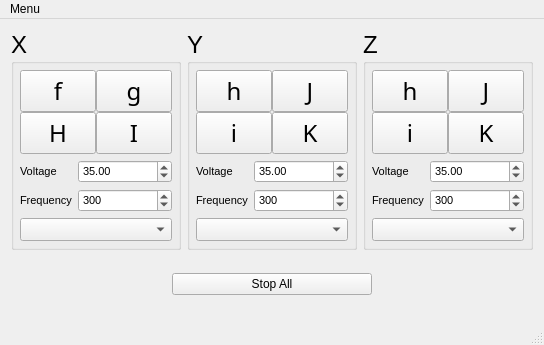
<?xml version="1.0" encoding="UTF-8"?>
<ui version="4.0">
 <class>MainWindow</class>
 <widget class="QMainWindow" name="MainWindow">
  <property name="geometry">
   <rect>
    <x>0</x>
    <y>0</y>
    <width>544</width>
    <height>345</height>
   </rect>
  </property>
  <property name="windowTitle">
   <string>MainWindow</string>
  </property>
  <widget class="QWidget" name="centralWidget">
   <layout class="QVBoxLayout" name="verticalLayout_5">
    <item>
     <layout class="QHBoxLayout" name="horizontalLayout_3">
      <property name="spacing">
       <number>6</number>
      </property>
      <property name="sizeConstraint">
       <enum>QLayout::SetDefaultConstraint</enum>
      </property>
      <property name="bottomMargin">
       <number>0</number>
      </property>
      <item>
       <widget class="QGroupBox" name="groupBox">
        <property name="maximumSize">
         <size>
          <width>16777215</width>
          <height>250</height>
         </size>
        </property>
        <property name="font">
         <font>
          <pointsize>18</pointsize>
         </font>
        </property>
        <property name="title">
         <string>X</string>
        </property>
        <layout class="QVBoxLayout" name="verticalLayout">
         <property name="leftMargin">
          <number>6</number>
         </property>
         <property name="topMargin">
          <number>6</number>
         </property>
         <property name="rightMargin">
          <number>6</number>
         </property>
         <property name="bottomMargin">
          <number>6</number>
         </property>
         <item>
          <layout class="QGridLayout" name="gridLayout_2">
           <property name="spacing">
            <number>0</number>
           </property>
           <item row="1" column="0">
            <widget class="QPushButton" name="buzz_down_x">
             <property name="minimumSize">
              <size>
               <width>40</width>
               <height>40</height>
              </size>
             </property>
             <property name="maximumSize">
              <size>
               <width>80</width>
               <height>80</height>
              </size>
             </property>
             <property name="font">
              <font>
               <family>Wingdings 3</family>
               <pointsize>18</pointsize>
              </font>
             </property>
             <property name="focusPolicy">
              <enum>Qt::NoFocus</enum>
             </property>
             <property name="text">
              <string>H</string>
             </property>
            </widget>
           </item>
           <item row="0" column="0">
            <widget class="QPushButton" name="step_down_x">
             <property name="minimumSize">
              <size>
               <width>40</width>
               <height>40</height>
              </size>
             </property>
             <property name="maximumSize">
              <size>
               <width>80</width>
               <height>80</height>
              </size>
             </property>
             <property name="font">
              <font>
               <family>Wingdings 3</family>
               <pointsize>18</pointsize>
              </font>
             </property>
             <property name="focusPolicy">
              <enum>Qt::NoFocus</enum>
             </property>
             <property name="text">
              <string>f</string>
             </property>
            </widget>
           </item>
           <item row="0" column="1">
            <widget class="QPushButton" name="step_up_x">
             <property name="minimumSize">
              <size>
               <width>40</width>
               <height>40</height>
              </size>
             </property>
             <property name="maximumSize">
              <size>
               <width>80</width>
               <height>80</height>
              </size>
             </property>
             <property name="font">
              <font>
               <family>Wingdings 3</family>
               <pointsize>18</pointsize>
              </font>
             </property>
             <property name="focusPolicy">
              <enum>Qt::NoFocus</enum>
             </property>
             <property name="text">
              <string>g</string>
             </property>
            </widget>
           </item>
           <item row="1" column="1">
            <widget class="QPushButton" name="buzz_up_x">
             <property name="minimumSize">
              <size>
               <width>40</width>
               <height>40</height>
              </size>
             </property>
             <property name="maximumSize">
              <size>
               <width>80</width>
               <height>80</height>
              </size>
             </property>
             <property name="font">
              <font>
               <family>Wingdings 3</family>
               <pointsize>18</pointsize>
              </font>
             </property>
             <property name="focusPolicy">
              <enum>Qt::NoFocus</enum>
             </property>
             <property name="text">
              <string>I</string>
             </property>
            </widget>
           </item>
          </layout>
         </item>
         <item>
          <layout class="QFormLayout" name="formLayout">
           <property name="sizeConstraint">
            <enum>QLayout::SetDefaultConstraint</enum>
           </property>
           <item row="0" column="0">
            <widget class="QLabel" name="voltageLabel">
             <property name="font">
              <font>
               <pointsize>8</pointsize>
              </font>
             </property>
             <property name="text">
              <string>Voltage</string>
             </property>
            </widget>
           </item>
           <item row="0" column="1">
            <widget class="QDoubleSpinBox" name="voltage_x">
             <property name="font">
              <font>
               <pointsize>8</pointsize>
              </font>
             </property>
             <property name="minimum">
              <double>15.000000000000000</double>
             </property>
             <property name="maximum">
              <double>50.000000000000000</double>
             </property>
             <property name="value">
              <double>35.000000000000000</double>
             </property>
            </widget>
           </item>
           <item row="1" column="0">
            <widget class="QLabel" name="frequencyLabel">
             <property name="font">
              <font>
               <pointsize>8</pointsize>
              </font>
             </property>
             <property name="text">
              <string>Frequency</string>
             </property>
            </widget>
           </item>
           <item row="1" column="1">
            <widget class="QSpinBox" name="frequency_x">
             <property name="font">
              <font>
               <pointsize>8</pointsize>
              </font>
             </property>
             <property name="accelerated">
              <bool>true</bool>
             </property>
             <property name="minimum">
              <number>1</number>
             </property>
             <property name="maximum">
              <number>10000</number>
             </property>
             <property name="singleStep">
              <number>10</number>
             </property>
             <property name="value">
              <number>300</number>
             </property>
            </widget>
           </item>
          </layout>
         </item>
         <item>
          <widget class="QComboBox" name="speed_x">
           <property name="font">
            <font>
             <pointsize>10</pointsize>
            </font>
           </property>
          </widget>
         </item>
        </layout>
       </widget>
      </item>
      <item>
       <widget class="QGroupBox" name="groupBox_3">
        <property name="maximumSize">
         <size>
          <width>16777215</width>
          <height>250</height>
         </size>
        </property>
        <property name="font">
         <font>
          <pointsize>18</pointsize>
         </font>
        </property>
        <property name="title">
         <string>Y</string>
        </property>
        <layout class="QVBoxLayout" name="verticalLayout_3">
         <property name="leftMargin">
          <number>6</number>
         </property>
         <property name="topMargin">
          <number>6</number>
         </property>
         <property name="rightMargin">
          <number>6</number>
         </property>
         <property name="bottomMargin">
          <number>6</number>
         </property>
         <item>
          <layout class="QGridLayout" name="gridLayout_4">
           <property name="spacing">
            <number>0</number>
           </property>
           <item row="1" column="0">
            <widget class="QPushButton" name="step_down_y">
             <property name="minimumSize">
              <size>
               <width>40</width>
               <height>40</height>
              </size>
             </property>
             <property name="maximumSize">
              <size>
               <width>80</width>
               <height>80</height>
              </size>
             </property>
             <property name="font">
              <font>
               <family>Wingdings 3</family>
               <pointsize>18</pointsize>
              </font>
             </property>
             <property name="focusPolicy">
              <enum>Qt::NoFocus</enum>
             </property>
             <property name="text">
              <string>i</string>
             </property>
            </widget>
           </item>
           <item row="0" column="0">
            <widget class="QPushButton" name="step_up_y">
             <property name="minimumSize">
              <size>
               <width>40</width>
               <height>40</height>
              </size>
             </property>
             <property name="maximumSize">
              <size>
               <width>80</width>
               <height>80</height>
              </size>
             </property>
             <property name="font">
              <font>
               <family>Wingdings 3</family>
               <pointsize>18</pointsize>
              </font>
             </property>
             <property name="focusPolicy">
              <enum>Qt::NoFocus</enum>
             </property>
             <property name="text">
              <string>h</string>
             </property>
            </widget>
           </item>
           <item row="0" column="1">
            <widget class="QPushButton" name="buzz_up_y">
             <property name="minimumSize">
              <size>
               <width>40</width>
               <height>40</height>
              </size>
             </property>
             <property name="maximumSize">
              <size>
               <width>80</width>
               <height>80</height>
              </size>
             </property>
             <property name="font">
              <font>
               <family>Wingdings 3</family>
               <pointsize>18</pointsize>
              </font>
             </property>
             <property name="focusPolicy">
              <enum>Qt::NoFocus</enum>
             </property>
             <property name="text">
              <string>J</string>
             </property>
            </widget>
           </item>
           <item row="1" column="1">
            <widget class="QPushButton" name="buzz_down_y">
             <property name="minimumSize">
              <size>
               <width>40</width>
               <height>40</height>
              </size>
             </property>
             <property name="maximumSize">
              <size>
               <width>80</width>
               <height>80</height>
              </size>
             </property>
             <property name="font">
              <font>
               <family>Wingdings 3</family>
               <pointsize>18</pointsize>
              </font>
             </property>
             <property name="focusPolicy">
              <enum>Qt::NoFocus</enum>
             </property>
             <property name="text">
              <string>K</string>
             </property>
            </widget>
           </item>
          </layout>
         </item>
         <item>
          <layout class="QFormLayout" name="formLayout_3">
           <property name="sizeConstraint">
            <enum>QLayout::SetDefaultConstraint</enum>
           </property>
           <item row="0" column="0">
            <widget class="QLabel" name="voltage_label_y">
             <property name="font">
              <font>
               <pointsize>8</pointsize>
              </font>
             </property>
             <property name="text">
              <string>Voltage</string>
             </property>
            </widget>
           </item>
           <item row="0" column="1">
            <widget class="QDoubleSpinBox" name="voltage_y">
             <property name="font">
              <font>
               <pointsize>8</pointsize>
              </font>
             </property>
             <property name="minimum">
              <double>15.000000000000000</double>
             </property>
             <property name="maximum">
              <double>50.000000000000000</double>
             </property>
             <property name="value">
              <double>35.000000000000000</double>
             </property>
            </widget>
           </item>
           <item row="1" column="0">
            <widget class="QLabel" name="frequencyLabel_3">
             <property name="font">
              <font>
               <pointsize>8</pointsize>
              </font>
             </property>
             <property name="text">
              <string>Frequency</string>
             </property>
            </widget>
           </item>
           <item row="1" column="1">
            <widget class="QSpinBox" name="frequency_y">
             <property name="font">
              <font>
               <pointsize>8</pointsize>
              </font>
             </property>
             <property name="accelerated">
              <bool>true</bool>
             </property>
             <property name="minimum">
              <number>1</number>
             </property>
             <property name="maximum">
              <number>10000</number>
             </property>
             <property name="singleStep">
              <number>10</number>
             </property>
             <property name="value">
              <number>300</number>
             </property>
            </widget>
           </item>
          </layout>
         </item>
         <item>
          <widget class="QComboBox" name="speed_y">
           <property name="font">
            <font>
             <pointsize>10</pointsize>
            </font>
           </property>
          </widget>
         </item>
        </layout>
       </widget>
      </item>
      <item>
       <widget class="QGroupBox" name="groupBox_2">
        <property name="sizePolicy">
         <sizepolicy hsizetype="Preferred" vsizetype="Minimum">
          <horstretch>0</horstretch>
          <verstretch>0</verstretch>
         </sizepolicy>
        </property>
        <property name="maximumSize">
         <size>
          <width>16777215</width>
          <height>250</height>
         </size>
        </property>
        <property name="font">
         <font>
          <pointsize>18</pointsize>
         </font>
        </property>
        <property name="title">
         <string>Z</string>
        </property>
        <layout class="QVBoxLayout" name="verticalLayout_2">
         <property name="leftMargin">
          <number>6</number>
         </property>
         <property name="topMargin">
          <number>6</number>
         </property>
         <property name="rightMargin">
          <number>6</number>
         </property>
         <property name="bottomMargin">
          <number>6</number>
         </property>
         <item>
          <layout class="QGridLayout" name="gridLayout_3">
           <property name="spacing">
            <number>0</number>
           </property>
           <item row="1" column="0">
            <widget class="QPushButton" name="step_down_z">
             <property name="minimumSize">
              <size>
               <width>40</width>
               <height>40</height>
              </size>
             </property>
             <property name="maximumSize">
              <size>
               <width>80</width>
               <height>80</height>
              </size>
             </property>
             <property name="font">
              <font>
               <family>Wingdings 3</family>
               <pointsize>18</pointsize>
              </font>
             </property>
             <property name="focusPolicy">
              <enum>Qt::NoFocus</enum>
             </property>
             <property name="text">
              <string>i</string>
             </property>
            </widget>
           </item>
           <item row="0" column="0">
            <widget class="QPushButton" name="step_up_z">
             <property name="minimumSize">
              <size>
               <width>40</width>
               <height>40</height>
              </size>
             </property>
             <property name="maximumSize">
              <size>
               <width>80</width>
               <height>80</height>
              </size>
             </property>
             <property name="font">
              <font>
               <family>Wingdings 3</family>
               <pointsize>18</pointsize>
              </font>
             </property>
             <property name="focusPolicy">
              <enum>Qt::NoFocus</enum>
             </property>
             <property name="text">
              <string>h</string>
             </property>
            </widget>
           </item>
           <item row="0" column="1">
            <widget class="QPushButton" name="buzz_up_z">
             <property name="minimumSize">
              <size>
               <width>40</width>
               <height>40</height>
              </size>
             </property>
             <property name="maximumSize">
              <size>
               <width>80</width>
               <height>80</height>
              </size>
             </property>
             <property name="font">
              <font>
               <family>Wingdings 3</family>
               <pointsize>18</pointsize>
              </font>
             </property>
             <property name="focusPolicy">
              <enum>Qt::NoFocus</enum>
             </property>
             <property name="text">
              <string>J</string>
             </property>
            </widget>
           </item>
           <item row="1" column="1">
            <widget class="QPushButton" name="buzz_down_z">
             <property name="minimumSize">
              <size>
               <width>40</width>
               <height>40</height>
              </size>
             </property>
             <property name="maximumSize">
              <size>
               <width>80</width>
               <height>80</height>
              </size>
             </property>
             <property name="font">
              <font>
               <family>Wingdings 3</family>
               <pointsize>18</pointsize>
              </font>
             </property>
             <property name="focusPolicy">
              <enum>Qt::NoFocus</enum>
             </property>
             <property name="text">
              <string>K</string>
             </property>
            </widget>
           </item>
          </layout>
         </item>
         <item>
          <layout class="QFormLayout" name="formLayout_2">
           <property name="sizeConstraint">
            <enum>QLayout::SetDefaultConstraint</enum>
           </property>
           <item row="0" column="0">
            <widget class="QLabel" name="voltageLabel_2">
             <property name="font">
              <font>
               <pointsize>8</pointsize>
              </font>
             </property>
             <property name="text">
              <string>Voltage</string>
             </property>
            </widget>
           </item>
           <item row="0" column="1">
            <widget class="QDoubleSpinBox" name="voltage_z">
             <property name="font">
              <font>
               <pointsize>8</pointsize>
              </font>
             </property>
             <property name="minimum">
              <double>15.000000000000000</double>
             </property>
             <property name="maximum">
              <double>50.000000000000000</double>
             </property>
             <property name="value">
              <double>35.000000000000000</double>
             </property>
            </widget>
           </item>
           <item row="1" column="0">
            <widget class="QLabel" name="frequencyLabel_2">
             <property name="font">
              <font>
               <pointsize>8</pointsize>
              </font>
             </property>
             <property name="text">
              <string>Frequency</string>
             </property>
            </widget>
           </item>
           <item row="1" column="1">
            <widget class="QSpinBox" name="frequency_z">
             <property name="font">
              <font>
               <pointsize>8</pointsize>
              </font>
             </property>
             <property name="accelerated">
              <bool>true</bool>
             </property>
             <property name="minimum">
              <number>1</number>
             </property>
             <property name="maximum">
              <number>10000</number>
             </property>
             <property name="singleStep">
              <number>10</number>
             </property>
             <property name="value">
              <number>300</number>
             </property>
            </widget>
           </item>
          </layout>
         </item>
         <item>
          <widget class="QComboBox" name="speed_z">
           <property name="font">
            <font>
             <pointsize>10</pointsize>
            </font>
           </property>
          </widget>
         </item>
        </layout>
       </widget>
      </item>
     </layout>
    </item>
    <item>
     <widget class="QWidget" name="" native="true">
      <property name="maximumSize">
       <size>
        <width>16777215</width>
        <height>60</height>
       </size>
      </property>
      <layout class="QHBoxLayout" name="horizontalLayout_4">
       <property name="sizeConstraint">
        <enum>QLayout::SetDefaultConstraint</enum>
       </property>
       <item>
        <widget class="QPushButton" name="stop_all">
         <property name="maximumSize">
          <size>
           <width>200</width>
           <height>16777215</height>
          </size>
         </property>
         <property name="text">
          <string>Stop All</string>
         </property>
        </widget>
       </item>
      </layout>
     </widget>
    </item>
   </layout>
  </widget>
  <widget class="QStatusBar" name="statusBar"/>
  <widget class="QMenuBar" name="menuBar">
   <property name="geometry">
    <rect>
     <x>0</x>
     <y>0</y>
     <width>544</width>
     <height>21</height>
    </rect>
   </property>
   <widget class="QMenu" name="menuMenu">
    <property name="title">
     <string>Menu</string>
    </property>
    <addaction name="actionClose"/>
   </widget>
   <addaction name="menuMenu"/>
  </widget>
  <action name="actionClose">
   <property name="icon">
    <iconset>
     <normaloff>../../../artwork/icons/oxygen/22x22/application-exit.png</normaloff>../../../artwork/icons/oxygen/22x22/application-exit.png</iconset>
   </property>
   <property name="text">
    <string>Close</string>
   </property>
   <property name="toolTip">
    <string>Close</string>
   </property>
  </action>
 </widget>
 <layoutdefault spacing="6" margin="11"/>
 <resources/>
 <connections>
  <connection>
   <sender>actionClose</sender>
   <signal>triggered()</signal>
   <receiver>MainWindow</receiver>
   <slot>close()</slot>
   <hints>
    <hint type="sourcelabel">
     <x>-1</x>
     <y>-1</y>
    </hint>
    <hint type="destinationlabel">
     <x>272</x>
     <y>149</y>
    </hint>
   </hints>
  </connection>
 </connections>
</ui>
